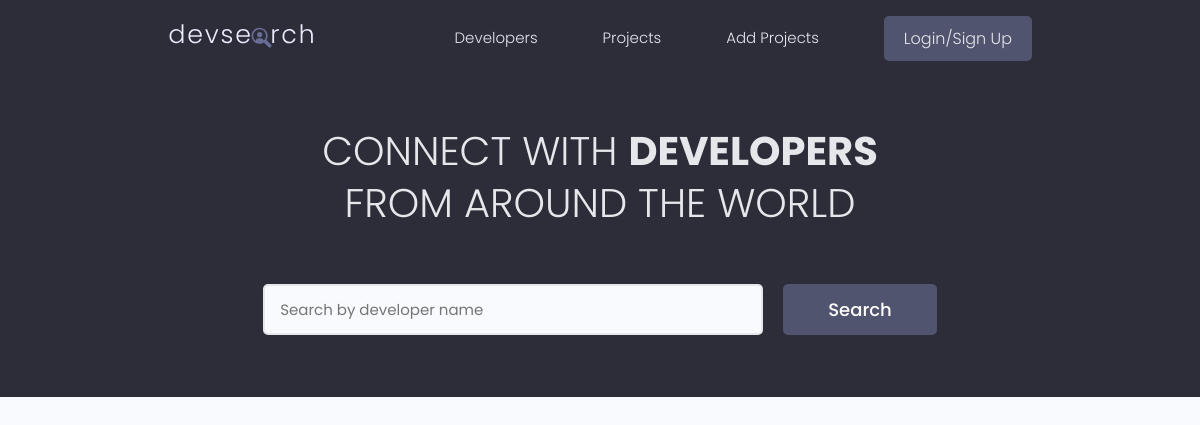
Before: / with the older database file.
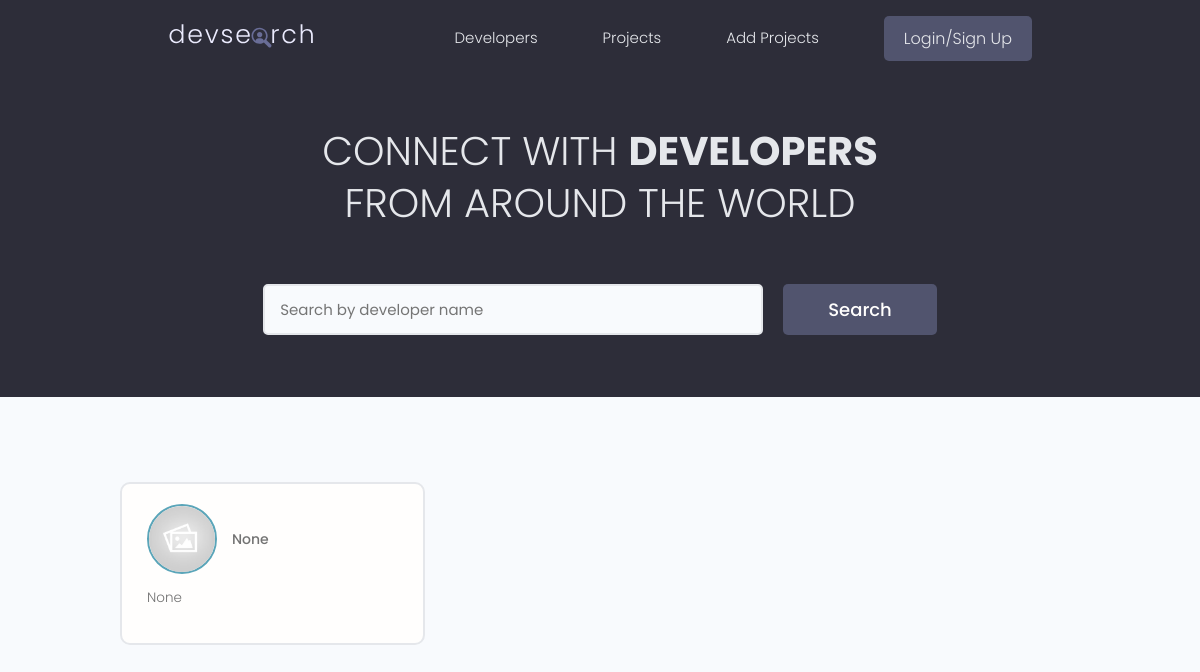
After: the same page with the newer database file.
### users/models.py (models this page shows, shortened)
class Profile(models.Model):
    user = models.OneToOneField(User, on_delete=models.CASCADE, null=True, blank=True)
    name = models.CharField(max_length=200, blank=True, null=True)
    email = models.EmailField(max_length=200, blank=True, null=True)
    username = models.CharField(max_length=200, blank=True, null=True)
    location = models.CharField(max_length=200, blank=True, null=True)
    short_intro = models.CharField(max_length=200, blank=True, null=True)
    bio = models.TextField(blank=True, null=True)
    profile_image = models.ImageField(upload_to='profiles/', default='profiles/default.jpg', null=True, blank=True)
    social_github = models.CharField(max_length=200, blank=True, null=True)
    social_twitter = models.CharField(max_length=200, blank=True, null=True)
    social_linkedin = models.CharField(max_length=200, blank=True, null=True)
    social_youtube = models.CharField(max_length=200, blank=True, null=True)
    social_website = models.CharField(max_length=200, blank=True, null=True)
    created = models.DateTimeField(auto_now_add=True)
    id = models.UUIDField(default=uuid.uuid4, unique=True, editable=False, primary_key=True)

### users/views.py (the view)
# urls.py: path('',views.profiles, name='profiles'),
def profiles(request):
    profiles, search_query = searchProfiles(request)
    custom_range, profiles = paginateProfiles(request, profiles, 3)
    context = {
        'profiles': profiles,
        'search_query': search_query,
        'custom_range': custom_range,
    }
    return render(request, 'users/profiles.html', context)

### users/utils.py (called while the page is built)
def paginateProfiles(request, profiles, results):
    page = request.GET.get('page')
    paginator = Paginator(profiles.order_by('id'), results)
    try:
        profiles = paginator.page(page)
    except PageNotAnInteger:
        page = 1
        profiles = paginator.page(page)
    except EmptyPage:
        page = paginator.num_pages
        profiles = paginator.page(page)
    page = int(page)
    leftIndex = max(page - 1, 1)
    rightIndex = min(page + 2, paginator.num_pages + 1)
    custom_range = range(leftIndex, rightIndex)
    return custom_range, profiles

def searchProfiles(request):
    search_query = request.GET.get('search_query', '')
    skills = Skill.objects.filter(name__icontains=search_query)
    profiles = Profile.objects.distinct().filter(
        Q(name__icontains=search_query) |
        Q(short_intro__icontains=search_query) |
        Q(skill__in=skills)
    )
    return profiles, search_query

### users/templates/users/profiles.html (shortened to what this page needs)
{% extends "main.html" %}
{% block content %}
  <main class="home">
    <section class="hero-section text-center">
      <div class="container container--narrow">
        <div class="hero-section__box">
          <h2>CONNECT WITH <span>DEVELOPERS</span></h2>
          <h2>FROM AROUND THE WORLD</h2>
        </div>
        <div class="hero-section__search">
          <form id="searchForm" class="form" action="{% url 'profiles' %}" method="get">
            <div class="form__field">
              <input class="input input--text" id="formInput#search" type="text" name="text"
                value="{{search_query}}" placeholder="Search by developer name" />
            </div>
            <input class="btn btn--sub btn--lg" type="submit" value="Search" />
          </form>
        </div>
      </div>
    </section>
    <section class="devlist">
      <div class="container">
        <div class="grid grid--three">
          {% for profile in profiles %}
            <div class="column card">
              <div class="dev">
                <a href="{% url 'user-profile' profile.id %}" class="card__body">
                  <div class="dev__profile">
                    <img class="avatar avatar--md" src="{{profile.profile_image.url}}" alt="image" />
                    <div class="dev__meta">
                      <h5>{{profile.short_intro | slice:"50"}}</h5>
                    </div>
                  </div>
                  <p class="dev__info">{{profile.bio | slice:"150"}}</p>
                </a>
              </div>
            </div>
          {% endfor %}
        </div>
      </div>
    </section>
  </main>
{% endblock content %}

### templates/main.html (shortened to what this page needs)
{% load static %}
<!DOCTYPE html>
<html lang="en">
<head>
    <link rel="stylesheet" type='text/css' media='screen' href="{% static 'css/main.css' %}"><meta charset="UTF-8" />
    <link rel="stylesheet" href="https://cdn.iconmonstr.com/1.3.0/css/iconmonstr-iconic-font.min.css" />
    <link rel="stylesheet" href="{% static 'uikit/styles/uikit.css' %}" />
    <link rel="stylesheet" href="{% static 'css/app.css' %}" />
</head>
<body>
    {% include "navbar.html" %}
    {% block content %}{% endblock content %}
</body>
</html>

### templates/navbar.html (shortened to what this page needs)
{% load static %}
  <header class="header">
    <div class="container container--narrow">
      <a href="{% url 'profiles' %}" class="header__logo">
        <img src="{% static 'images/logo.svg' %}" alt="DevSearch Logo" />
      </a>
      <nav class="header__nav">
        <ul class="header__menu">
          <li class="header__menuItem"><a href="{% url 'profiles' %}">Developers</a></li>
          <li class="header__menuItem"><a href="{% url 'projects' %}">Projects</a></li>
          <li class="header__menuItem"><a href="{% url 'create-project' %}">Add Projects</a></li>
          {% if request.user.is_authenticated %}
          <li class="header__menuItem"><a href="{% url 'inbox' %}">Inbox</a></li>
            <li class="header__menuItem"><a href="{% url 'account' %}">Account</a></li>
            <li class="header__menuItem"><a href="{% url 'logout' %}" class="btn btn--sub">Logout</a></li>
          {% else %}
              <li class="header__menuItem"><a href="{% url 'login' %}" class="btn btn--sub">Login/Sign Up</a></li>
          {% endif %}
        </ul>
      </nav>
    </div>
  </header>

### static/css/app.css (style rules this page uses)
:root { --color-sub: #2d2d39; }
.btn--sub { background-color: var(--color-sub-light); }
.card { border: 2px solid var(--color-light); }
img { width: 100%; }
.header { position: sticky; z-index: 111; background-color: var(--color-sub); padding: 1.5rem 0; }
.header > .container { display: flex; justify-content: space-between; align-items: center; }
.header__logo > img { height: 3.8rem; }
.header__nav > ul { display: inline-flex; align-items: center; list-style: none; gap: 6.5rem; }
.header__menuItem > a { color: var(--color-light); font-weight: 300; }
.hero-section { height: 40vh; display: flex; align-items: center; background-color: var(--color-sub); }
.hero-section__box { margin-bottom: 4rem; }
.hero-section__box > h2, .hero-section__box > h2 > span { font-size: 4rem; color: var(--color-light); line-height: 1.3; text-transform: uppercase; }
.hero-section__box > h2 { font-weight: 300; }
.hero-section__box > h2 > span { font-weight: 700; }
.hero-section__search > .form { display: flex; align-items: center; justify-content: center; gap: 2rem; }
.hero-section__search > .form input.input--text { width: 50rem; }
.devlist { margin-top: 8rem; }
.devlist .grid { align-items: stretch; }
.devlist .dev .dev__profile { display: flex; align-items: center; gap: 1.5rem; }
.devlist .dev .dev__meta h5 { color: var(--color-text); font-size: 1.4rem; font-weight: 500; }
.devlist .dev .dev__info { margin: 1.5rem 0; font-size: 1.35rem; line-height: 1.4; text-align: justify; }

### static/uikit/styles/modules/_variables.css (style rules this page uses)
:root { --color-main: #5aa5b9; --color-main-light: #e6faff; --color-sub: #3f4156; --color-sub-light: #51546e; --color-sub-lighter: #ededfd; --color-text: #737373; --color-gray: #8b8b8b; --color-light: #e5e7eb; --color-light-gray: #767676; --color-bg: #f8fafd; --color-white: #fffefd; --color-white-light: #f3f3f3; --color-success: #359e64; --color-success-bg: #def8e8; --color-error: #fc4b0b; --color-error-bg: #fff2ee; --font-base: 'Poppins', arial, helvetica, 'Segoe UI', roboto, ubuntu, sans-serif; --font-monospace: 'Fira Code', 'Courier New', courier, monospace; --font-regular: 300; --font-medium: 500; --font-bold: 700; --generic-shadow: 1px 1px 5px #00000010; --generic-transition: all 0.3s ease-in-out; }

### static/uikit/styles/modules/_base.css (style rules this page uses)
* { margin: 0; padding: 0; box-sizing: border-box; text-rendering: optimizeLegibility; color: inherit; font-size: inherit; }
html { font-size: 50%; }
@media only screen and (min-width: 480px) { html { font-size: 56.25%; } }
@media only screen and (min-width: 1200px) { html { font-size: 62.5%; } }
body { line-height: 1.6; font-weight: 400; font-size: 1.5rem; color: var(--color-text); background-color: var(--color-bg); min-height: 100vh; }

### static/uikit/styles/modules/_typography.css (style rules this page uses)
* { font-family: var(--font-base); }
h2 { font-size: 3.6rem; font-weight: var(--font-bold); }
h5 { font-size: 2.4rem; font-weight: var(--font-medium); }
h5, h6 { font-weight: var(--font-regular); }
p, span, strong { font-size: 1.6rem; color: var(--color-text); font-weight: var(--font-regular); }
a { padding-bottom: 2px; text-decoration: none; display: inline-block; color: var(--color-main); font-weight: var(--font-medium); }

### static/uikit/styles/modules/_utilities.css (style rules this page uses)
.container { width: 92%; max-width: 165rem; margin: 0 auto; box-sizing: border-box; }
.container--narrow { width: 92%; max-width: 120rem; }
@media screen and (min-width: 1000px) { .container { width: 90%; } }
@media screen and (min-width: 1000px) { .container--narrow { width: 85%; } }
@media screen and (min-width: 1200px) { .container { width: 80%; } }
@media screen and (min-width: 1200px) { .container--narrow { width: 72%; } }
.text-center { text-align: center; }

### static/uikit/styles/modules/_avatar.css (style rules this page uses)
.avatar { border-radius: 50%; border: 2px solid var(--color-main); object-fit: cover; }
.avatar--md { height: 7rem; width: 7rem; }

### static/uikit/styles/modules/_button.css (style rules this page uses)
.btn { display: inline-block; position: relative; cursor: pointer; background-color: var(--color-light); font-weight: var(--font-medium); color: var(--color-sub); text-decoration: none; padding: 1rem 2rem; border-radius: 0.5rem; border: none; width: -webkit-fit-content; width: -moz-fit-content; width: fit-content; height: -webkit-fit-content; height: -moz-fit-content; height: fit-content; font-size: 1.6rem; outline-width: 0; outline-color: transparent; -webkit-backface-visibility: hidden; backface-visibility: hidden; transition: all 0.3s ease-in-out; }
.btn--sub { background-color: var(--color-sub); color: var(--color-white); }
.btn--lg { font-size: 1.8rem; padding: 1.2rem 4.5rem; }

Changed rows visible on the page:
added Profile: profile_image (placeholder picture), short_intro "None", bio "None"
